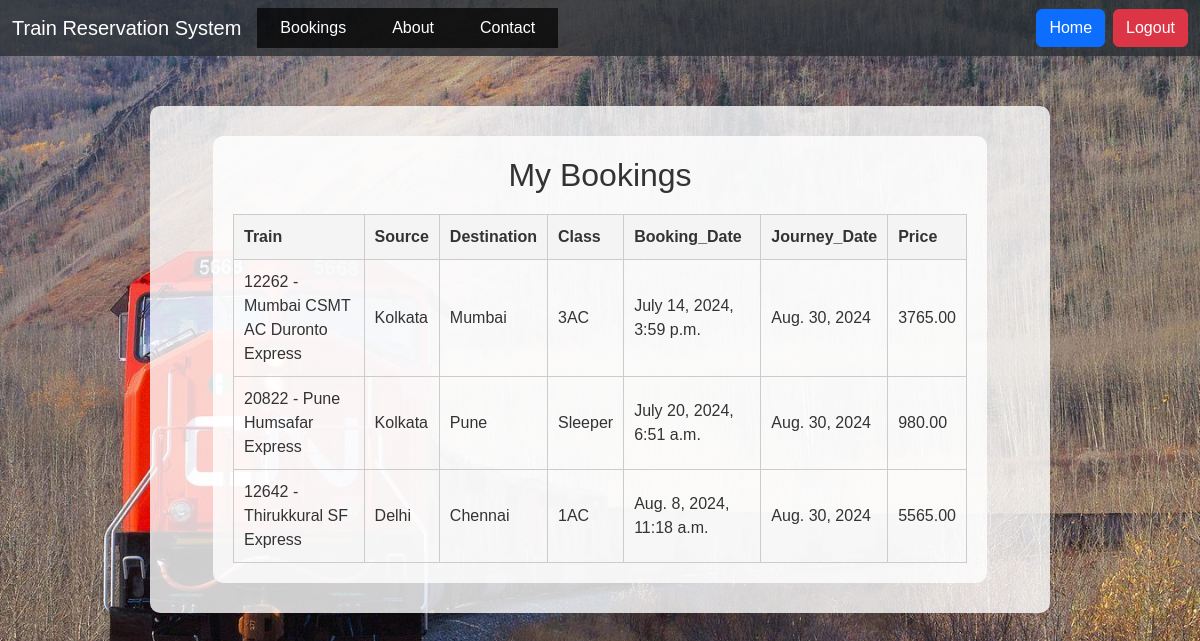
Page /reservation/bookings/ (signed in) on the committed database.
### reservation/models.py (models this page shows, shortened)
class Ticket(models.Model):
    user = models.ForeignKey(settings.AUTH_USER_MODEL, on_delete=models.CASCADE)
    train = models.ForeignKey(Train, on_delete=models.CASCADE)
    first_name = models.CharField(max_length=100)
    last_name = models.CharField(max_length=100)
    gender = models.CharField(max_length=10)
    travel_class = models.CharField(max_length=10)
    price = models.DecimalField(max_digits=6, decimal_places=2)
    journey_date = models.DateField(null=False)
    booking_date = models.DateTimeField(auto_now_add=True)

class Train(models.Model):
    name = models.CharField(max_length=100)
    start = models.CharField(max_length=100)
    end = models.CharField(max_length=100)
    departure_time = models.TimeField()
    arrival_time = models.TimeField()
    price_sleeper = models.DecimalField(max_digits=6, decimal_places=2)
    price_3ac = models.DecimalField(max_digits=6, decimal_places=2)
    price_2ac = models.DecimalField(max_digits=6, decimal_places=2)
    price_1ac = models.DecimalField(max_digits=6, decimal_places=2)

### reservation/views.py (the view)
# urls.py: path('bookings/', views.bookings, name='bookings'),
@login_required
def bookings(request):
    user_tickets = Ticket.objects.filter(user=request.user)
    return render(request, 'bookings.html', {'user_tickets': user_tickets})

### reservation/templates/bookings.html
{% extends 'base.html' %}
{% block content %}
<div class="ticket">
    <h2>My Bookings</h2>
    {% if user_tickets %}
        <table>
            <tr>
                <th>Train</th>
                <th>Source</th>
                <th>Destination</th>
                <th>Class</th>
                <th>Booking_Date</th>
                <th>Journey_Date</th>
                <th>Price</th>
            </tr>
            {% for ticket in user_tickets %}
                <tr>
                    <td>{{ ticket.train.name }}</td>
                    <td>{{ ticket.train.start }}</td>
                    <td>{{ ticket.train.end }}</td>
                    <td>{{ ticket.travel_class }}</td>
                    <td>{{ ticket.booking_date }}</td>
                    <td>{{ ticket.journey_date }}</td>
                    <td>{{ ticket.price }}</td>
                </tr>
            {% endfor %}
        </table>
    {% else %}
        <p>No tickets booked.</p>
    {% endif %}
</div>
{% endblock %}

### reservation/static/css/styles.css (style rules this page uses)
body { font-family: Arial, sans-serif; background: url('../images/bg.jpg') no-repeat center center fixed; background-size: cover; color: #333; }
.ticket { padding: 20px; background-color: rgba(255, 255, 255, 0.8); margin: 10px auto; width: 90%; max-width: 800px; border-radius: 10px; }
h1, h2 { text-align: center; margin-bottom: 20px; }
table { width: 100%; border-collapse: collapse; margin-top: 20px; }
table, th, td { border: 1px solid #ccc; }
th, td { padding: 10px; text-align: left; }
th { background-color: #f4f4f4; }

### rows in the picture
Ticket: train.name "12262 - Mumbai CSMT AC Duronto Express", train.start "Kolkata", train.end "Mumbai", travel_class "3AC", booking_date "July 14, 2024, 3:59 p.m.", journey_date "Aug. 30, 2024", price "3765.00"
Ticket: train.name "20822 - Pune Humsafar Express", train.start "Kolkata", train.end "Pune", travel_class "Sleeper", booking_date "July 20, 2024, 6:51 a.m.", journey_date "Aug. 30, 2024", price "980.00"
Ticket: train.name "12642 - Thirukkural SF Express", train.start "Delhi", train.end "Chennai", travel_class "1AC", booking_date "Aug. 8, 2024, 11:18 a.m.", journey_date "Aug. 30, 2024", price "5565.00"
